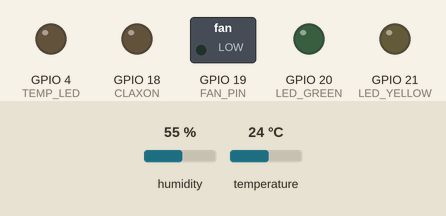
The program below on a simulated Raspberry Pi (BCM pin numbers). Shown: switched loads named in the program (green lamp = pin HIGH), output pins drawn as LEDs (lit = HIGH). The test bench sets the inputs (shaded band); at power-on: temperature 24 °C, humidity 55 %. Databases and web services accept everything at once and return nothing; threads take turns every 2 ms; what the program prints to the terminal is not drawn.

Above: at 1.2 s.
1.3 s: temperature set to 28 °C
At 2.9 s:
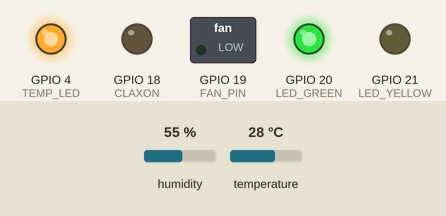
At 4.6 s:
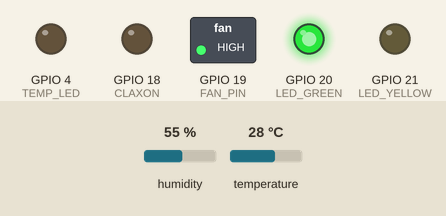
5.0 s: temperature set to 25.4 °C
8.5 s: temperature set to 24.5 °C
At 9.9 s:
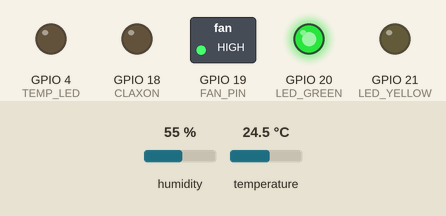
Timing chart, 0 to 11.5 s (numbered marks = the images above; inputs shaded):
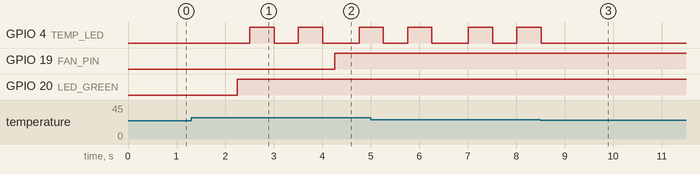

The program:

main.py
```python
import threading
import time
import RPi.GPIO as GPIO
import board
import adafruit_dht as DHT
import pymysql

# ------------------------------
# Global shared variables
# ------------------------------
shared_data = {
    'temperature': None,
    'humidity': None
}

# ------------------------------
# GPIO PIN 설정
# ------------------------------
TEMP_LED = 4 # 온도 LED 핀 번호
sensor = DHT.DHT22(board.D10) # DHT22 센서 핀 번호

# FAN 제어용 핀 추가
FAN_PIN = 19
GPIO.setup(FAN_PIN, GPIO.OUT)
GPIO.output(FAN_PIN, GPIO.LOW)

LED_GREEN = 20 # LED_GREEN 핀 번호
LED_YELLOW = 21 # LED_YELLOW 핀 번호
PIR_SENSOR = 17 # PIR_SENSOR 핀 번호
CLAXON = 18 # CLAXON 핀 번호

MELODY = [262, 294, 330, 349, 392, 440, 493, 523] # 멜로디 주파수 설정
BEEP_DURATION = 0.5 # 비프 지속 시간 설정

# ------------------------------
# DB 접속 정보
# ------------------------------
host_list = [
    {'host': '192.168.30.76', 'user': 'moneymany_user', 'password': 'manymoney', 'database': 'moneymany', 'charset': 'utf8'},
    {'host': '192.168.30.151', 'user': 'moneymany_user', 'password': 'manymoney', 'database': 'moneymany', 'charset': 'utf8'},
    {'host': '192.168.30.95', 'user': 'moneymany_user', 'password': 'manymoney', 'database': 'moneymany', 'charset': 'utf8'}
]

# ------------------------------
# GPIO 초기화
# ------------------------------
GPIO.setwarnings(False) # GPIO 경고를 비활성화합니다.
GPIO.setmode(GPIO.BCM) # GPIO 핀 번호를 BCM 모드로 설정합니다.
GPIO.setup(TEMP_LED, GPIO.OUT) # 온도 LED 핀을 출력 모드로 설정합니다.
GPIO.setup(LED_GREEN, GPIO.OUT) # LED_GREEN 핀을 출력 모드로 설정합니다.
GPIO.setup(LED_YELLOW, GPIO.OUT) # LED_YELLOW 핀을 출력 모드로 설정합니다.
GPIO.setup(PIR_SENSOR, GPIO.IN, pull_up_down=GPIO.PUD_DOWN) # PIR_SENSOR 핀을 입력 모드로 설정합니다.
GPIO.setup(CLAXON, GPIO.OUT) # CLAXON 핀을 출력 모드로 설정합니다.

buzzer = GPIO.PWM(CLAXON, 100) # PWM을 사용하여 CLAXON 핀을 설정합니다.

# ------------------------------
# DHT22 센서 루프
# ------------------------------
def dht22_loop():
    print("[DHT22] Sensor thread started.")
    while True:
        try:
            temp = sensor.temperature # 온도를 읽습니다.
            humidity = sensor.humidity # 습도를 읽습니다.

            shared_data['temperature'] = temp # 온도 데이터를 공유 변수에 저장합니다.
            shared_data['humidity'] = humidity # 습도 데이터를 공유 변수에 저장합니다.

            print(f"[DHT22] Temp: {temp:.1f}°C | Humidity: {humidity:.1f}%") # 온도와 습도를 출력합니다.

            if temp < 0 or temp > 25: # 온도가 0도 이하 또는 25도 이상인 경우
                GPIO.output(TEMP_LED, GPIO.HIGH) # 온도 LED를 켭니다.
                time.sleep(0.5) # 0.5초 대기합니다.
                GPIO.output(TEMP_LED, GPIO.LOW) # 온도 LED를 끕니다.
                time.sleep(0.5) # 0.5초 대기합니다.
            else: # 온도가 정상 범위인 경우
                GPIO.output(TEMP_LED, GPIO.LOW) # 온도 LED를 끕니다.
                time.sleep(1) # 1초 대기합니다.

        except RuntimeError as e: # 센서 읽기 오류가 발생한 경우
            print(f"[DHT22] Sensor read error: {e.args[0]}") # 오류 메시지를 출력합니다.
            time.sleep(2) # 2초 대기합니다.

# ------------------------------
# FAN 제어 루프 (온도 기준)
# ------------------------------
FAN_PIN = 19  # 팬 제어용 핀 번호
GPIO.setup(FAN_PIN, GPIO.OUT)
GPIO.output(FAN_PIN, GPIO.LOW)

def fan_loop():
    print("[Fan] Fan control thread started.")
    fan_on = False

    while True:
        temp = shared_data.get('temperature')

        if temp is not None:
            if temp > 25.1 and not fan_on:
                print(f"[Fan] Temp {temp:.1f}°C > 25.1 → Fan ON")
                GPIO.output(FAN_PIN, GPIO.HIGH)
                fan_on = True

            elif temp <= 22.0 and fan_on:
                print(f"[Fan] Temp {temp:.1f}°C ≤ 22.0 → Fan OFF")
                GPIO.output(FAN_PIN, GPIO.LOW)
                fan_on = False

        time.sleep(2)

# ------------------------------
# PIR 모션 루프
# ------------------------------
def motion_loop():
    print("[Motion] Sensor thread started.")
    time.sleep(2)

    while True:
        motion_detected = GPIO.input(PIR_SENSOR) # PIR 센서에서 모션 감지 여부를 읽습니다.

        if motion_detected: # 모션이 감지된 경우
            print("[Motion] Motion Detected!")
            GPIO.output(LED_YELLOW, GPIO.HIGH) # LED_YELLOW를 켭니다.
            GPIO.output(LED_GREEN, GPIO.LOW) # LED_GREEN을 끕니다.

            buzzer.start(10) # PWM 시작
            for note in MELODY: # 멜로디를 재생합니다.
                buzzer.ChangeFrequency(note) # 주파수 변경
                time.sleep(BEEP_DURATION) # 비프 지속 시간만큼 대기합니다.
            buzzer.stop()
        else:
            GPIO.output(LED_GREEN, GPIO.HIGH) # LED_GREEN을 켭니다.
            GPIO.output(LED_YELLOW, GPIO.LOW) # LED_YELLOW을 끕니다.
            buzzer.stop() # PWM 정지

        time.sleep(0.3) # 0.3초 대기합니다.

# ------------------------------
# DB 저장 루프 (30초마다 실행)
# ------------------------------
def db_saving_loop():
    print("[DB] Database saving thread started.")
    while True:
        temp = shared_data.get('temperature') # 온도 데이터를 가져옵니다.
        humidity = shared_data.get('humidity') # 습도 데이터를 가져옵니다.

        if temp is not None and humidity is not None: # 온도와 습도 데이터가 모두 존재하는 경우
            for host_info in host_list: # 각 DB 호스트에 대해 반복합니다.
                try:
                    conn = pymysql.connect(**host_info) # DB에 연결합니다.
                    with conn.cursor() as cursor:
                        query = f"INSERT INTO environment_data (TEMP, HUMIDITY) VALUES ({temp}, {humidity})" # 쿼리 작성
                        cursor.execute(query) # 쿼리 실행
                        conn.commit() # 변경사항 커밋
                    print(f"[DB] Data inserted to {host_info['host']}")
                except pymysql.Error as e: # DB 오류가 발생한 경우
                    print(f"[DB] Error connecting to {host_info['host']}: {e}") # 오류 메시지를 출력합니다.
                finally: # DB 연결을 종료합니다.
                    try:
                        cursor.close() # 커서를 닫습니다.
                        conn.close() # DB 연결을 닫습니다.
                    except:
                        pass
        else:
            print("[DB] No sensor data to insert yet.")

        time.sleep(30) # 30초 대기합니다.

# ------------------------------
# Main
# ------------------------------
if __name__ == "__main__": # 메인 스레드에서 실행되는 경우
    print("[Main] Starting all threads...")

    try:
        threads = [
        threading.Thread(target=dht22_loop, daemon=True),
        threading.Thread(target=motion_loop, daemon=True),
        threading.Thread(target=db_saving_loop, daemon=True),
        threading.Thread(target=fan_loop, daemon=True),  # 팬 제어 스레드 추가
    ]

        for t in threads: # 각 스레드를 시작합니다.
            t.start()

        while True: # 메인 스레드에서 무한 루프를 실행합니다.
            time.sleep(1) # 1초 대기합니다.

    except KeyboardInterrupt: # Ctrl+C로 프로그램을 종료하는 경우
        print("\n[Main] Program terminated by user.") # 종료 메시지를 출력합니다.
        GPIO.cleanup() # GPIO 핀을 정리합니다.
```

Measured:
- after the input at 1.3 s, GPIO 4 (TEMP_LED): goes HIGH 0.50 s, LOW 0.50 s, HIGH 0.50 s, LOW 0.75 s, then HIGH, starting after 1.2 s; GPIO 19 (FAN_PIN): LOW → HIGH after 3.0 s
- after the input at 8.5 s, GPIO 4 (TEMP_LED): goes on until 8.5 s, then stays LOW
